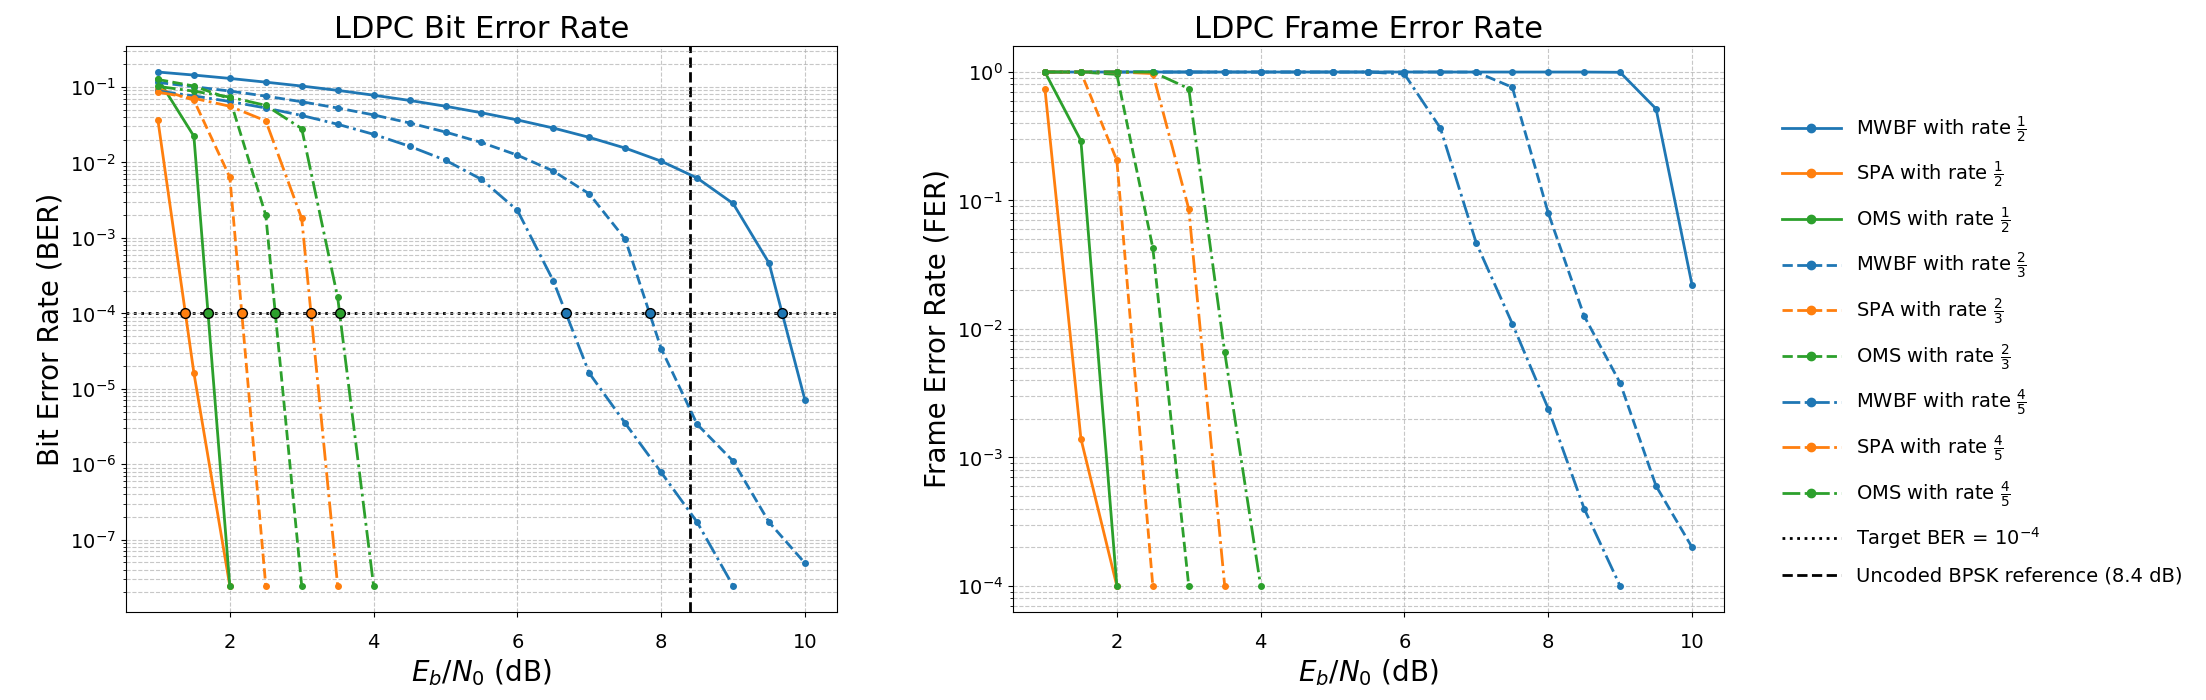

Recreate this plot in Python.
import os
import re

import matplotlib.pyplot as plt
import matplotlib.ticker as ticker
import numpy as np


# ============================================================
# Configuration
# ============================================================

TARGET_BER = 1e-4

# Theoretical uncoded BPSK performance over AWGN at BER = 10^-4.
UNCODED_BPSK_EBN0_AT_TARGET = 8.4  # dB, approximately

# Set this to False if you only want the horizontal BER target line.
SHOW_UNCODED_REFERENCE = True

RESULTS_FILES = [
    "k4096_r12_BF_MWBF_results.txt",
    "k4096_r12_BP_F_SPA_results.txt",
    "k4096_r12_BP_HL_OMS_results.txt",
    "k4096_r23_BF_MWBF_results.txt",
    "k4096_r23_BP_F_SPA_results.txt",
    "k4096_r23_BP_HL_OMS_results.txt",
    "k4096_r45_BF_MWBF_results.txt",
    "k4096_r45_BP_F_SPA_results.txt",
    "k4096_r45_BP_HL_OMS_results.txt",
]


ALGORITHMS = [
    r"MWBF with rate $\frac{1}{2}$",
    r"SPA with rate $\frac{1}{2}$",
    r"OMS with rate $\frac{1}{2}$",
    r"MWBF with rate $\frac{2}{3}$",
    r"SPA with rate $\frac{2}{3}$",
    r"OMS with rate $\frac{2}{3}$",
    r"MWBF with rate $\frac{4}{5}$",
    r"SPA with rate $\frac{4}{5}$",
    r"OMS with rate $\frac{4}{5}$",
]


LINESTYLES = [
    "-",   # rate 1/2
    "-",
    "-",
    "--",  # rate 2/3
    "--",
    "--",
    "-.",  # rate 4/5
    "-.",
    "-.",
]


COLORS = [
    "tab:blue",    # MWBF
    "tab:orange",  # SPA
    "tab:green",   # OMS
    "tab:blue",
    "tab:orange",
    "tab:green",
    "tab:blue",
    "tab:orange",
    "tab:green",
]


NUMBER_PATTERN = re.compile(
    r"[-+]?(?:\d*\.\d+|\d+)(?:[eE][-+]?\d+)?"
)


def parse_aff3ct_file(file_path):
    """Extract Eb/N0, BE, BER, and FER from an AFF3CT output file.

    Include the first row where BE = 0, then ignore all later rows.
    """

    ebn0 = []
    ber = []
    fer = []

    if not os.path.exists(file_path):
        print(f"Warning: file not found -> {file_path}")
        return None

    with open(file_path, "r", encoding="utf-8") as file:
        for line in file:
            line = line.strip()

            # AFF3CT headers and blank lines do not contain result rows.
            if line.startswith("#") or not line:
                continue

            numbers = NUMBER_PATTERN.findall(line)

            # AFF3CT result rows contain:
            # Es/N0, Eb/N0, FRA, BE, FE, BER, FER, ...
            if len(numbers) < 7:
                continue

            try:
                current_ebn0 = float(numbers[1])
                current_be = float(numbers[3])
                current_ber = float(numbers[5])
                current_fer = float(numbers[6])
            except ValueError:
                continue

            if current_ber < 0 or current_fer < 0:
                continue

            # Keep this row, including the first BE=0 row.
            ebn0.append(current_ebn0)
            ber.append(current_ber)
            fer.append(current_fer)

            # Ignore every subsequent result row in this file.
            if current_be == 0:
                break

    return ebn0, ber, fer


def find_snr_at_target(ebn0, ber, target_ber):
    """Estimate Eb/N0 where a BER curve crosses target_ber.

    BER is interpolated in log10(BER), which is appropriate for a
    semilog BER plot. If BER reaches zero, the corresponding SNR is
    returned as an upper-bound estimate.
    """

    if len(ebn0) < 2 or len(ber) < 2:
        return None, False

    target_log = np.log10(target_ber)

    for x1, y1, x2, y2 in zip(ebn0[:-1], ber[:-1], ebn0[1:], ber[1:]):
        # Exact target value.
        if y1 == target_ber:
            return x1, True
        if y2 == target_ber:
            return x2, True

        # Normal crossing from above the target to below it.
        if y1 > target_ber and 0 < y2 < target_ber:
            log_y1 = np.log10(y1)
            log_y2 = np.log10(y2)
            fraction = (target_log - log_y1) / (log_y2 - log_y1)
            return x1 + fraction * (x2 - x1), True

        # BER=0 means the measured BER is below the resolution of the
        # simulation. The crossing occurred somewhere before x2.
        if y1 > target_ber and y2 == 0:
            return x2, False

    return None, False


def main():
    fig, (ax_ber, ax_fer) = plt.subplots(
        1,
        2,
        figsize=(18, 7),
        sharex=True,
    )

    coding_gain_results = []

    for i, file_path in enumerate(RESULTS_FILES):
        data = parse_aff3ct_file(file_path)

        if data is None:
            continue

        ebn0, ber, fer = data

        if not ebn0:
            print(f"Warning: no result rows found -> {file_path}")
            continue

        label = ALGORITHMS[i]

        ax_ber.semilogy(
            ebn0,
            ber,
            linestyle=LINESTYLES[i],
            color=COLORS[i],
            linewidth=2,
            marker="o",
            markersize=4,
            label=label,
        )

        ax_fer.semilogy(
            ebn0,
            fer,
            linestyle=LINESTYLES[i],
            color=COLORS[i],
            linewidth=2,
            marker="o",
            markersize=4,
            label=label,
        )

        target_snr, exact_crossing = find_snr_at_target(
            ebn0,
            ber,
            TARGET_BER,
        )

        if target_snr is not None:
            coding_gain = UNCODED_BPSK_EBN0_AT_TARGET - target_snr

            coding_gain_results.append(
                (label, target_snr, coding_gain, exact_crossing)
            )

            # Mark the estimated BER=10^-4 crossing on the BER graph.
            ax_ber.plot(
                target_snr,
                TARGET_BER,
                marker="o",
                markersize=7,
                color=COLORS[i],
                markeredgecolor="black",
                zorder=5,
            )

    # --------------------------------------------------------
    # BER target and coding-gain reference lines
    # --------------------------------------------------------

    ax_ber.axhline(
        TARGET_BER,
        color="black",
        linestyle=":",
        linewidth=2,
        label=r"Target BER = $10^{-4}$",
        zorder=1,
    )

    if SHOW_UNCODED_REFERENCE:
        ax_ber.axvline(
            UNCODED_BPSK_EBN0_AT_TARGET,
            color="black",
            linestyle="--",
            linewidth=2,
            label="Uncoded BPSK reference (8.4 dB)",
            zorder=1,
        )

    # --------------------------------------------------------
    # Axis formatting
    # --------------------------------------------------------

    for ax in (ax_ber, ax_fer):
        ax.yaxis.set_major_formatter(ticker.LogFormatterMathtext())
        ax.yaxis.set_minor_formatter(ticker.LogFormatterMathtext())
        ax.set_xlabel(r"$E_b/N_0$ (dB)", fontsize=20)
        ax.grid(True, which="both", linestyle="--", alpha=0.7)
        ax.tick_params(axis="x", which="both", pad=12)
        ax.tick_params(axis="both", labelsize=14)

    ax_ber.set_ylabel("Bit Error Rate (BER)", fontsize=20)
    ax_fer.set_ylabel("Frame Error Rate (FER)", fontsize=20)

    ax_ber.set_title("LDPC Bit Error Rate", fontsize=22)
    ax_fer.set_title("LDPC Frame Error Rate", fontsize=22)

    # One legend beside both plots, inside the figure boundary.
    handles, labels = ax_ber.get_legend_handles_labels()

    fig.legend(
        handles,
        labels,
        loc="center left",
        bbox_to_anchor=(0.80, 0.5),
        fontsize=14,
        frameon=False,
        markerscale=1.5,
        handlelength=3,
        labelspacing=0.8,
    )

    # Reserve the right side of the figure for the legend.
    plt.tight_layout(rect=[0, 0, 0.79, 1], w_pad=4.0)

    # --------------------------------------------------------
    # Print coding-gain estimates
    # --------------------------------------------------------

    print("\nEstimated performance at BER = 1e-4")
    print("Reference: uncoded BPSK Eb/N0 = 8.4 dB")
    print("-" * 72)

    if not coding_gain_results:
        print("No curves crossed BER = 1e-4 in the supplied SNR range.")
        print("Increase the maximum SNR used in the AFF3CT simulations.")
    else:
        for label, target_snr, coding_gain, exact_crossing in coding_gain_results:
            estimate_note = "" if exact_crossing else " (upper-bound estimate)"
            print(
                f"{label}: Eb/N0 = {target_snr:.3f} dB, "
                f"coding gain = {coding_gain:.3f} dB{estimate_note}"
            )

    plt.show()


if __name__ == "__main__":
    main()
